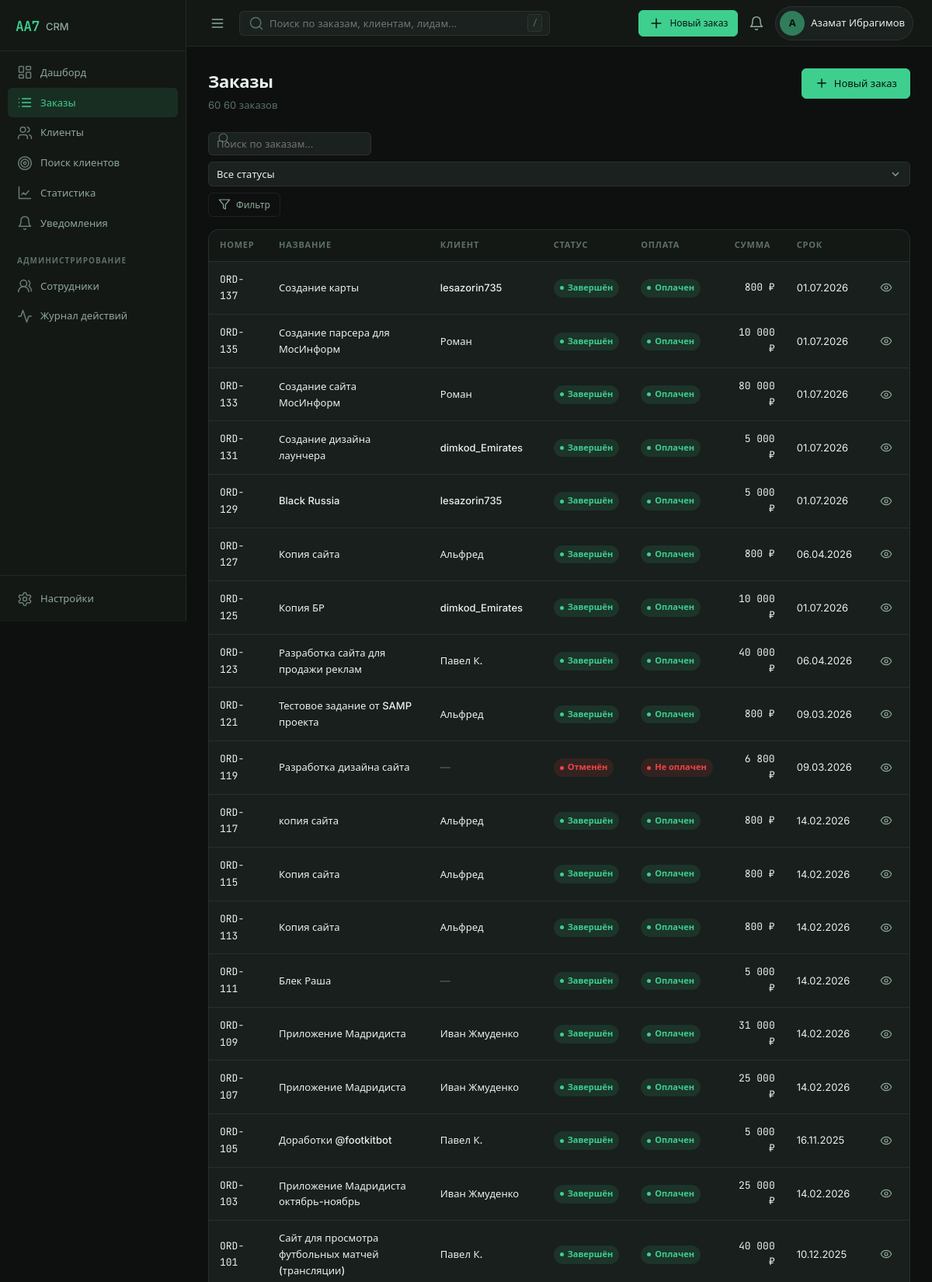
/orders (signed in, upper part), run on the app's committed database.
### tables this page shows
CREATE TABLE IF NOT EXISTS users (
    id            INT UNSIGNED NOT NULL AUTO_INCREMENT,
    login         VARCHAR(64)  NOT NULL,
    name          VARCHAR(120) NOT NULL,
    email         VARCHAR(160) DEFAULT NULL,
    phone         VARCHAR(40)  DEFAULT NULL,
    password_hash VARCHAR(255) NOT NULL,
    role          ENUM('admin','manager','viewer') NOT NULL DEFAULT 'manager',
    avatar_color  VARCHAR(7)   NOT NULL DEFAULT '#2f7d5b',
    is_active     TINYINT(1)   NOT NULL DEFAULT 1,
    last_login_at DATETIME     DEFAULT NULL,
    created_at    DATETIME     NOT NULL DEFAULT CURRENT_TIMESTAMP,
    PRIMARY KEY (id),
    UNIQUE KEY uq_users_login (login)
);

CREATE TABLE IF NOT EXISTS orders (
    id              INT UNSIGNED NOT NULL AUTO_INCREMENT,
    number          VARCHAR(24)  NOT NULL,
    title           VARCHAR(200) NOT NULL,
    description     TEXT         DEFAULT NULL,
    client_id       INT UNSIGNED DEFAULT NULL,
    owner_id        INT UNSIGNED DEFAULT NULL,
    status          ENUM('new','negotiation','in_progress','review','done','cancelled') NOT NULL DEFAULT 'new',
    priority        ENUM('low','normal','high','urgent') NOT NULL DEFAULT 'normal',
    amount_input    DECIMAL(14,2) NOT NULL DEFAULT 0,
    currency        ENUM('RUB','USD') NOT NULL DEFAULT 'RUB',
    fx_rate         DECIMAL(12,4) NOT NULL DEFAULT 1,
    amount_rub      DECIMAL(14,2) NOT NULL DEFAULT 0,
    paid_rub        DECIMAL(14,2) NOT NULL DEFAULT 0,
    payment_status  ENUM('unpaid','partial','paid') NOT NULL DEFAULT 'unpaid',
    progress        TINYINT UNSIGNED NOT NULL DEFAULT 0,
    tags            VARCHAR(255) DEFAULT NULL,
    due_at          DATE         DEFAULT NULL,
    created_at      DATETIME     NOT NULL DEFAULT CURRENT_TIMESTAMP,
    updated_at      DATETIME     NOT NULL DEFAULT CURRENT_TIMESTAMP ON UPDATE CURRENT_TIMESTAMP,
    PRIMARY KEY (id),
    UNIQUE KEY uq_orders_number (number),
    KEY idx_orders_client (client_id),
    KEY idx_orders_owner (owner_id),
    KEY idx_orders_status (status),
    KEY idx_orders_created (created_at),
    CONSTRAINT fk_orders_client FOREIGN KEY (client_id) REFERENCES clients (id) ON DELETE SET NULL,
    CONSTRAINT fk_orders_owner FOREIGN KEY (owner_id) REFERENCES users (id) ON DELETE SET NULL
);

CREATE TABLE IF NOT EXISTS clients (
    id            INT UNSIGNED NOT NULL AUTO_INCREMENT,
    type          ENUM('person','company') NOT NULL DEFAULT 'person',
    company_id    INT UNSIGNED DEFAULT NULL,
    name          VARCHAR(200) NOT NULL,
    legal_name    VARCHAR(200) DEFAULT NULL,
    position      VARCHAR(120) DEFAULT NULL,
    email         VARCHAR(160) DEFAULT NULL,
    phone         VARCHAR(40)  DEFAULT NULL,
    telegram      VARCHAR(80)  DEFAULT NULL,
    whatsapp      VARCHAR(40)  DEFAULT NULL,
    website       VARCHAR(200) DEFAULT NULL,
    inn           VARCHAR(20)  DEFAULT NULL,
    country       VARCHAR(80)  DEFAULT NULL,
    city          VARCHAR(120) DEFAULT NULL,
    address       VARCHAR(255) DEFAULT NULL,
    industry      VARCHAR(120) DEFAULT NULL,
    source        VARCHAR(80)  DEFAULT NULL,
    status        ENUM('lead','active','vip','archived') NOT NULL DEFAULT 'lead',
    notes         TEXT         DEFAULT NULL,
    owner_id      INT UNSIGNED DEFAULT NULL,
    created_at    DATETIME     NOT NULL DEFAULT CURRENT_TIMESTAMP,
    updated_at    DATETIME     NOT NULL DEFAULT CURRENT_TIMESTAMP ON UPDATE CURRENT_TIMESTAMP,
    PRIMARY KEY (id),
    KEY idx_clients_type (type),
    KEY idx_clients_company (company_id),
    KEY idx_clients_status (status),
    KEY idx_clients_owner (owner_id),
    CONSTRAINT fk_clients_company FOREIGN KEY (company_id) REFERENCES clients (id) ON DELETE SET NULL,
    CONSTRAINT fk_clients_owner FOREIGN KEY (owner_id) REFERENCES users (id) ON DELETE SET NULL
);

### app/Views/orders/index.php (the view, shortened to what the rows shown need)
<?php
$e = fn($v) => htmlspecialchars((string)$v, ENT_QUOTES, 'UTF-8');
?>
<div class="page-header">
    <div>
        <h1 class="page-title">Заказы</h1>
        <p class="page-sub"><?= count($orders) ?> <?= \App\Support\Format::plural(count($orders), 'заказ', 'заказа', 'заказов') ?></p>
    </div>
    <div class="page-actions">
        <a href="/orders/create" class="btn btn--primary">
            <?= Icon::render('plus', 18) ?> Новый заказ
        </a>
    </div>
</div>
<div class="toolbar">
    <form method="get" action="/orders" class="toolbar__filters">
        <div class="field field--inline">
            <input type="search" name="q" class="field__input field__input--icon field__input--sm"
                   placeholder="Поиск по заказам…" value="<?= $e($filters['q'] ?? '') ?>">
        </div>
        <select name="status" class="select select--sm" onchange="this.form.submit()">
            <option value="">Все статусы</option>
        </select>
        <button type="submit" class="btn btn--ghost btn--sm"><?= Icon::render('filter', 16) ?> Фильтр</button>
    </form>
</div>
<?php if (empty($orders)): ?>
    <div class="empty-page">
        <?= Icon::render('briefcase', 48) ?>
        <h2>Заказов пока нет</h2>
        <p>Создайте первый заказ чтобы начать работу</p>
        <a href="/orders/create" class="btn btn--primary">Создать заказ</a>
    </div>
<?php else: ?>
    <div class="card table-card">
        <table class="table">
            <thead>
                <tr>
                    <th>Номер</th>
                    <th>Название</th>
                    <th>Клиент</th>
                    <th>Статус</th>
                    <th>Оплата</th>
                    <th class="th-right">Сумма</th>
                    <th>Срок</th>
                    <th></th>
                </tr>
            </thead>
            <tbody>
                <?php foreach ($orders as $o): ?>
                    <?php $overdue = $o['due_at'] && strtotime($o['due_at']) < time() && !in_array($o['status'], ['done','cancelled']); ?>
                    <tr class="table-row<?= $overdue ? ' table-row--warn' : '' ?>">
                        <td><span class="mono"><?= $e($o['number']) ?></span></td>
                        <td>
                            <a href="/orders/<?= $o['id'] ?>" class="table-link"><?= $e($o['title']) ?></a>
                        </td>
                        <td><?= $o['client_name'] ? '<a href="/clients/'.(int)$o['client_id'].'" class="table-link">'.$e($o['client_name']).'</a>' : '<span class="muted">—</span>' ?></td>
                        <td><?= Labels::badge(Labels::ORDER_STATUS, $o['status']) ?></td>
                        <td><?= Labels::badge(Labels::PAYMENT_STATUS, $o['payment_status']) ?></td>
                        <td class="td-right mono"><?= Format::money($o['amount_rub']) ?></td>
                        <td><?php if ($o['due_at']): ?>
                            <span class="<?= $overdue ? 'text-red' : '' ?>"><?= Format::date($o['due_at']) ?></span>
                        <?php else: ?><span class="muted">—</span><?php endif; ?></td>
                        <td><a href="/orders/<?= $o['id'] ?>" class="icon-btn" title="Открыть"><?= Icon::render('eye', 16) ?></a></td>
                    </tr>
                <?php endforeach; ?>
            </tbody>
        </table>
    </div>
<?php endif; ?>

### app/Support/Icon.php (shortened to what the rows shown need)
<?php
final class Icon
{
    public static function render(string $name, int $size = 20, string $class = ''): string
    {
        $path = self::PATHS[$name] ?? self::PATHS['activity'];
        $cls = $class !== '' ? ' class="' . htmlspecialchars($class, ENT_QUOTES) . '"' : '';
        return sprintf(
            '<svg%s width="%d" height="%d" viewBox="0 0 24 24" fill="none" stroke="currentColor" stroke-width="1.8" stroke-linecap="round" stroke-linejoin="round" aria-hidden="true">%s</svg>',
            $cls, $size, $size, $path
        );
    }
}

### app/Support/Labels.php (shortened to what the rows shown need)
<?php
final class Labels
{
    public static function get(array $map, ?string $key): array
    {
        return $map[$key] ?? ['—', 'muted'];
    }
    public static function badge(array $map, ?string $key): string
    {
        [$label, $color] = self::get($map, $key);
        return sprintf('<span class="badge badge--%s"><span class="dot"></span>%s</span>', $color, $label);
    }
}

### app/Core/Router.php (shortened to what the rows shown need)
<?php
final class Router
{
    private array $routes = [];
    private array $groupMiddleware = [];
    public function group(array $middleware, callable $callback): void
    {
        $prev = $this->groupMiddleware;
        $this->groupMiddleware = array_merge($prev, $middleware);
        $this->groupMiddleware = $prev;
    }
    private function add(string $method, string $path, string $handler, array $extra): void
    {
        $pattern = preg_replace('#\{([a-z_]+)\}#', '(?P<$1>[^/]+)', $path);
        [$class, $action] = explode('@', $handler, 2);
        $this->routes[] = [
            'method'     => $method,
            'pattern'    => '#^' . $pattern . '$#',
            'class'      => 'App\\Controllers\\' . $class,
            'action'     => $action,
            'middleware' => array_merge($this->groupMiddleware, $extra),
        ];
    }
    public function dispatch(Request $request): void
    {
        foreach ($this->routes as $route) {
            if ($route['method'] !== $request->method) {
                continue;
            }
            if (!preg_match($route['pattern'], $request->path, $matches)) {
                continue;
            }
            $params = array_filter($matches, 'is_string', ARRAY_FILTER_USE_KEY);
            $controller = new $route['class']();
            $action = $route['action'];
            $controller->$action($request, $params);
            return;
        }
    }
}

### app/Views/layouts/app.php (shortened to what the rows shown need)
<?php
$user   = Auth::check() ? Auth::user() : null;
$current = parse_url($_SERVER['REQUEST_URI'] ?? '/', PHP_URL_PATH) ?: '/';
$nav = [
    ['/dashboard', 'Дашборд', 'dashboard'],
    ['/orders', 'Заказы', 'orders'],
    ['/clients', 'Клиенты', 'clients'],
    ['/leads', 'Поиск клиентов', 'target'],
    ['/statistics', 'Статистика', 'stats'],
    ['/notifications', 'Уведомления', 'bell'],
];
$adminNav = [
    ['/team', 'Сотрудники', 'team'],
    ['/team/logs', 'Журнал действий', 'activity'],
];
$isActive = static function (string $path) use ($current): bool {
    if ($path === '/dashboard') {
        return $current === '/' || str_starts_with($current, '/dashboard');
    }
    return str_starts_with($current, $path);
};
?>
<!DOCTYPE html>
<html lang="ru" class="bg-base">
<head>
    <link rel="stylesheet" href="/assets/css/app.css">
</head>
<body class="app-shell" data-theme="dark">
    <aside class="sidebar" data-role="sidebar">
        <div class="sidebar__brand">
            <span class="brand-mark">AA7</span>
            <span class="brand-text">CRM</span>
        </div>
        <nav class="sidebar__nav" aria-label="Основная навигация">
            <?php foreach ($nav as [$path, $label, $icon]): ?>
                <a href="<?= $path ?>" class="nav-item<?= $isActive($path) ? ' is-active' : '' ?>">
                    <?= Icon::render($icon) ?>
                    <span><?= $label ?></span>
                </a>
            <?php endforeach; ?>
            <?php if (Auth::isAdmin()): ?>
                <div class="nav-section">Администрирование</div>
                <?php foreach ($adminNav as [$path, $label, $icon]): ?>
                    <a href="<?= $path ?>" class="nav-item<?= $isActive($path) ? ' is-active' : '' ?>">
                        <?= Icon::render($icon) ?>
                        <span><?= $label ?></span>
                    </a>
                <?php endforeach; ?>
            <?php endif; ?>
        </nav>
        <div class="sidebar__foot">
            <a href="/settings" class="nav-item<?= $isActive('/settings') ? ' is-active' : '' ?>">
                <?= Icon::render('settings') ?>
                <span>Настройки</span>
            </a>
        </div>
    </aside>
    <div class="main">
        <header class="topbar">
            <button class="icon-btn topbar__menu" data-role="menu-toggle" aria-label="Меню">
                <?= Icon::render('menu') ?>
            </button>
            <div class="topbar__search">
                <input type="search" placeholder="Поиск по заказам, клиентам, лидам…" data-role="global-search" autocomplete="off">
                <kbd>/</kbd>
            </div>
            <div class="topbar__actions">
                <a href="/orders/create" class="btn btn--primary btn--sm">
                    <?= Icon::render('plus') ?>
                    <span>Новый заказ</span>
                </a>
                <a href="/notifications" class="icon-btn icon-btn--badge" aria-label="Уведомления">
                    <?= Icon::render('bell') ?>
                </a>
                <div class="user-chip" data-role="user-menu">
                    <span class="avatar" style="--seed: <?= htmlspecialchars($user['avatar_color'] ?? '#3ecf8e') ?>">
                        <?= mb_substr($user['name'] ?? 'A', 0, 1) ?>
                    </span>
                    <span class="user-chip__name"><?= htmlspecialchars($user['name'] ?? '') ?></span>
                </div>
            </div>
        </header>
        <main class="content">
            <?= $content ?>
        </main>
    </div>
</body>
</html>

### data on the page
users: name "А", name "Азамат Ибрагимов"
orders: number "ORD-137", title "Создание карты", client.name "lesazorin735", label "Завершён Оплачен", amount_rub "800 ₽", due_at "01.07.2026", $size 16 (drawn)
orders: number "ORD-135", title "Создание парсера для МосИнформ", client.name "Роман", label "Завершён Оплачен", amount_rub "10 000 ₽", due_at "01.07.2026", $size 16 (drawn)
orders: number "ORD-133", title "Создание сайта МосИнформ", client.name "Роман", label "Завершён Оплачен", amount_rub "80 000 ₽", due_at "01.07.2026", $size 16 (drawn)
orders: number "ORD-131", title "Создание дизайна лаунчера", client.name "dimkod_Emirates", label "Завершён Оплачен", amount_rub "5 000 ₽", due_at "01.07.2026", $size 16 (drawn)
orders: number "ORD-129", title "Black Russia", client.name "lesazorin735", label "Завершён Оплачен", amount_rub "5 000 ₽", due_at "01.07.2026", $size 16 (drawn)
orders: number "ORD-127", title "Копия сайта", client.name "Альфред", label "Завершён Оплачен", amount_rub "800 ₽", due_at "06.04.2026", $size 16 (drawn)
orders: number "ORD-125", title "Копия БР", client.name "dimkod_Emirates", label "Завершён Оплачен", amount_rub "10 000 ₽", due_at "01.07.2026", $size 16 (drawn)
orders: number "ORD-123", title "Разработка сайта для продажи реклам", client.name "Павел К.", label "Завершён Оплачен", amount_rub "40 000 ₽", due_at "06.04.2026", $size 16 (drawn)
orders: number "ORD-121", title "Тестовое задание от SAMP проекта", client.name "Альфред", label "Завершён Оплачен", amount_rub "800 ₽", due_at "09.03.2026", $size 16 (drawn)
orders: number "ORD-119", title "Разработка дизайна сайта", label "Отменён Не оплачен", amount_rub "6 800 ₽", due_at "09.03.2026", $size 16 (drawn)
orders: number "ORD-117", title "копия сайта", client.name "Альфред", label "Завершён Оплачен", amount_rub "800 ₽", due_at "14.02.2026", $size 16 (drawn)
orders: number "ORD-115", title "Копия сайта", client.name "Альфред", label "Завершён Оплачен", amount_rub "800 ₽", due_at "14.02.2026", $size 16 (drawn)
orders: number "ORD-113", title "Копия сайта", client.name "Альфред", label "Завершён Оплачен", amount_rub "800 ₽", due_at "14.02.2026", $size 16 (drawn)
orders: number "ORD-111", title "Блек Раша", label "Завершён Оплачен", amount_rub "5 000 ₽", due_at "14.02.2026", $size 16 (drawn)
orders: number "ORD-109", title "Приложение Мадридиста", client.name "Иван Жмуденко", label "Завершён Оплачен", amount_rub "31 000 ₽", due_at "14.02.2026", $size 16 (drawn)
orders: number "ORD-107", title "Приложение Мадридиста", client.name "Иван Жмуденко", label "Завершён Оплачен", amount_rub "25 000 ₽", due_at "14.02.2026", $size 16 (drawn)
orders: number "ORD-105", title "Доработки @footkitbot", client.name "Павел К.", label "Завершён Оплачен", amount_rub "5 000 ₽", due_at "16.11.2025", $size 16 (drawn)
orders: number "ORD-103", title "Приложение Мадридиста октябрь-ноябрь", client.name "Иван Жмуденко", label "Завершён Оплачен", amount_rub "25 000 ₽", due_at "14.02.2026", $size 16 (drawn)
orders: number "ORD-101", title "Сайт для просмотра футбольных матчей (трансляции)", client.name "Павел К.", label "Завершён Оплачен", amount_rub "40 000 ₽", due_at "10.12.2025", $size 16 (drawn)

### other printed values
$label "Дашборд"
$label "Заказы"
$label "Клиенты"
$label "Поиск клиентов"
$label "Статистика"
$label "Уведомления"
$label "Сотрудники"
$label "Журнал действий"
count($orders) "60"
